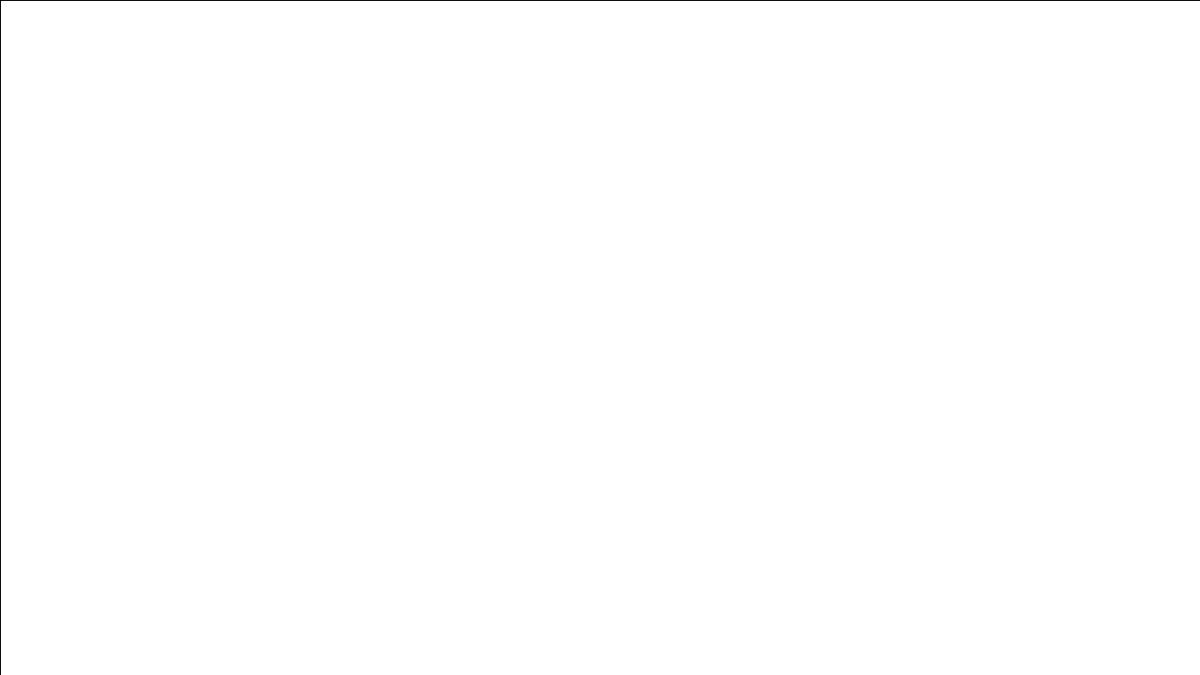
Frame 1 (no input)
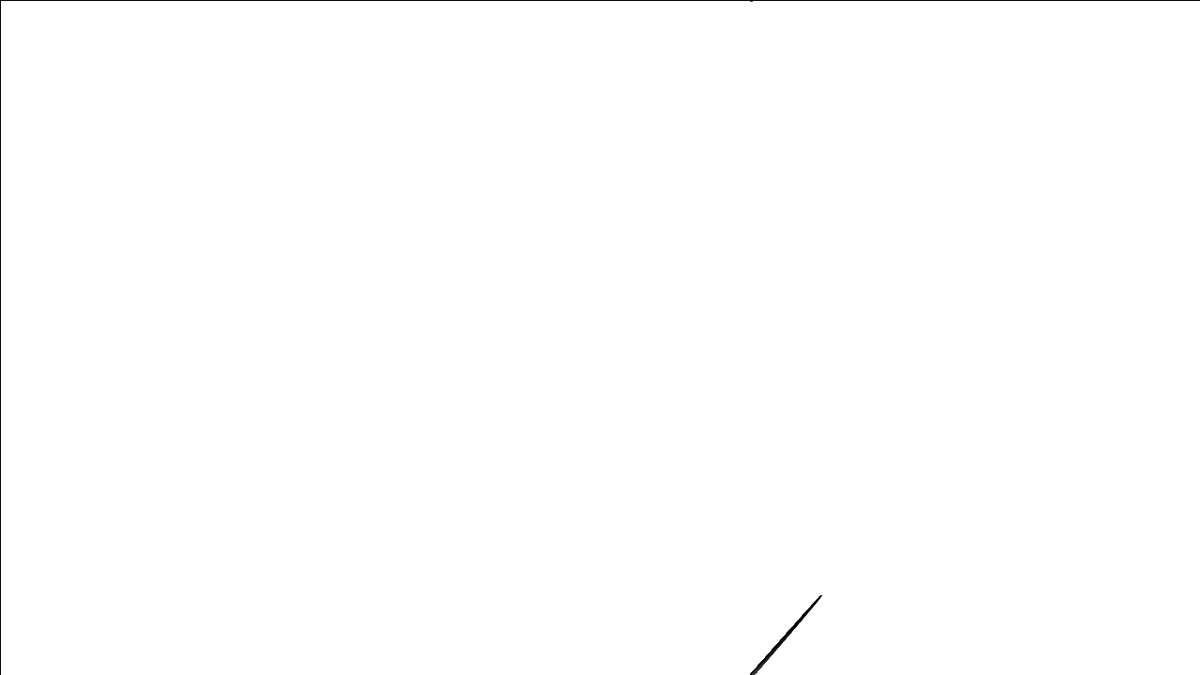
Frame 60 (the mouse pressed at the canvas centre just before this capture)
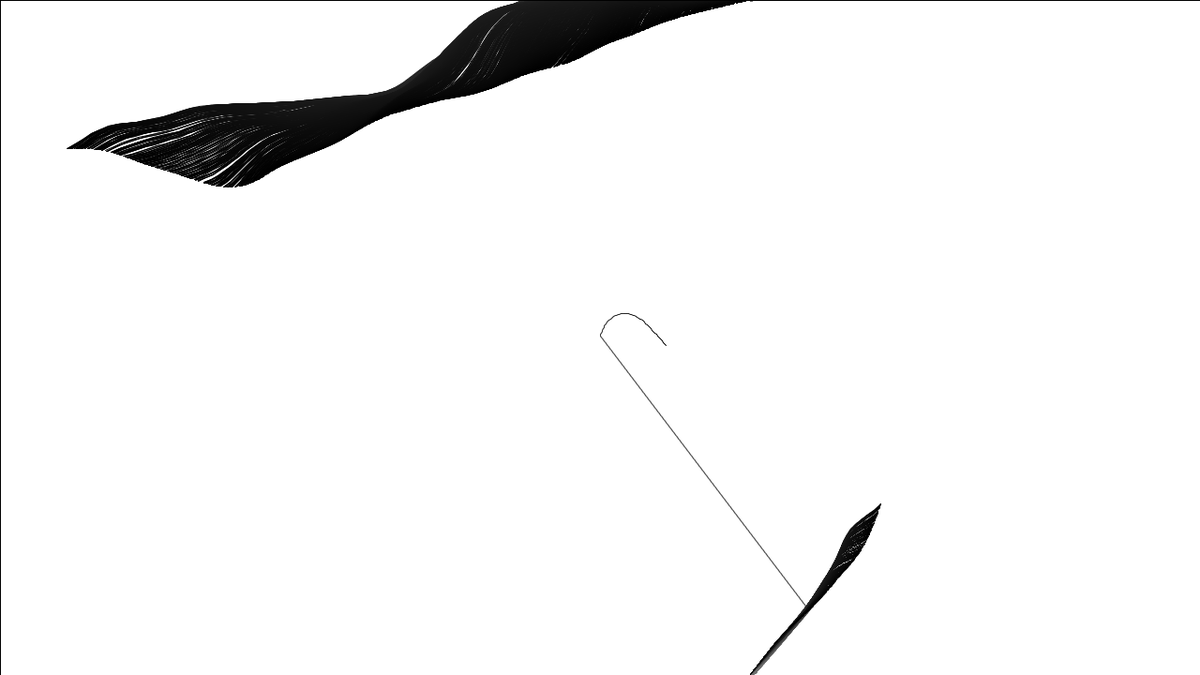
Frame 120 (the mouse held since frame 60 and released just before this capture)

The Processing sketch that drew these frames (run headless with seeded random() and noise(); from frame 60 on, the mouse is pressed at the canvas centre):

// Processing sketch: processing_1135
// ── processing_1135.pde

boolean c = false;

p p[];  
float globalZ=0;

 
void setup(){  
  size(1280,720);  
  smooth();
  background(255);  
  frameRate(15);
 
  p=new p[2000];  
  for(int i=0; i<p.length; i++)    p[i]=new p(i/1000.0,  800,  800);  
}  
 
void draw(){  
  fill(250,1.99);  
  rect(0,0,width,height);//fade background  
 
  stroke(0);  
  for(int i=0; i<p.length; i++) p[i].update();//render particles  
   
  globalZ+= map(mouseX, 0,width,  0.001,0.03);  
  

}  
 
 
 void mousePressed(){
  println("----------");
  int rnd = round(random(200));
  p[rnd].x=mouseX;
  p[rnd].y=mouseY; 
} 
 
class p {
  float id,x,y,xp,yp,s,d;  
 
  public p(float _id,float _x,float _y) {  
    id=_id; // prima valoare a "adincimi", Z pentru noise
    x=xp=_x;  
    y=yp=_y;  
    s=random(-2,10); //speed
  }

 
 
  void update(){  
 
    id+=map(mouseX, 0,width,  0.001,0.05);  
    d=noise(x/(float)mouseY,y/(float)mouseY,globalZ)  *360;  // globalZ instead of id for continuity
   
    x+=cos(radians(d))*s;  
    y+=sin(radians(d))*s;  
 
    if(x<0) x=xp=width;//offscreen rewind  
    if(x>width)x=xp=0;  
    if(y<0) y=yp=height;  
    if(y>height)y=yp=0;  
 
    line(xp,yp,x,y);  
    xp=x;  
    yp=y;  
  }  
}  
